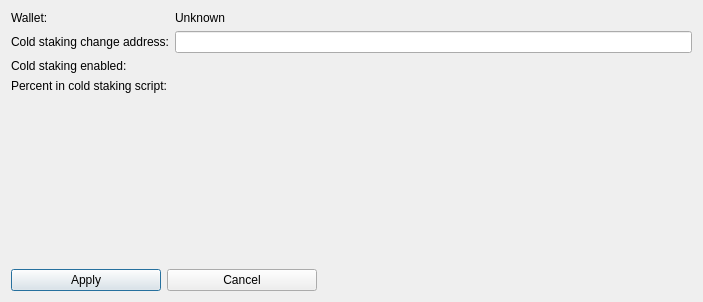
<?xml version="1.0" encoding="UTF-8"?>
<ui version="4.0">
 <class>ColdStakingDialog</class>
 <widget class="QDialog" name="ColdStakingDialog">
  <property name="geometry">
   <rect>
    <x>0</x>
    <y>0</y>
    <width>703</width>
    <height>302</height>
   </rect>
  </property>
  <property name="windowTitle">
   <string>Cold Staking</string>
  </property>
  <layout class="QGridLayout" name="gridLayout">
   <item row="0" column="0">
    <layout class="QFormLayout" name="formLayout">
     <item row="0" column="0">
      <widget class="QLabel" name="lbl1">
       <property name="text">
        <string>Wallet:</string>
       </property>
      </widget>
     </item>
     <item row="0" column="1">
      <widget class="QLabel" name="lblWallet">
       <property name="text">
        <string>Unknown</string>
       </property>
      </widget>
     </item>
     <item row="1" column="0">
      <widget class="QLabel" name="label">
       <property name="text">
        <string>Cold staking change address:</string>
       </property>
      </widget>
     </item>
     <item row="1" column="1">
      <widget class="QValidatedLineEdit" name="coldStakeChangeAddr">
       <property name="toolTip">
        <string>Set the cold staking address for change outputs.</string>
       </property>
      </widget>
     </item>
     <item row="2" column="0">
      <widget class="QLabel" name="label_2">
       <property name="text">
        <string>Cold staking enabled:</string>
       </property>
      </widget>
     </item>
     <item row="2" column="1">
      <widget class="QLabel" name="lblEnabled">
       <property name="text">
        <string/>
       </property>
      </widget>
     </item>
     <item row="3" column="0">
      <widget class="QLabel" name="label_3">
       <property name="text">
        <string>Percent in cold staking script:</string>
       </property>
      </widget>
     </item>
     <item row="3" column="1">
      <widget class="QLabel" name="lblPercent">
       <property name="text">
        <string/>
       </property>
      </widget>
     </item>
    </layout>
   </item>
   <item row="2" column="0">
    <layout class="QHBoxLayout" name="horizontalLayout">
     <item>
      <widget class="QPushButton" name="btnApply">
       <property name="minimumSize">
        <size>
         <width>150</width>
         <height>0</height>
        </size>
       </property>
       <property name="text">
        <string>Apply</string>
       </property>
      </widget>
     </item>
     <item>
      <widget class="QPushButton" name="btnCancel">
       <property name="minimumSize">
        <size>
         <width>150</width>
         <height>0</height>
        </size>
       </property>
       <property name="text">
        <string>Cancel</string>
       </property>
      </widget>
     </item>
     <item>
      <spacer name="horizontalSpacer">
       <property name="orientation">
        <enum>Qt::Horizontal</enum>
       </property>
       <property name="sizeType">
        <enum>QSizePolicy::Expanding</enum>
       </property>
       <property name="sizeHint" stdset="0">
        <size>
         <width>40</width>
         <height>20</height>
        </size>
       </property>
      </spacer>
     </item>
    </layout>
   </item>
   <item row="1" column="0">
    <spacer name="verticalSpacer">
     <property name="orientation">
      <enum>Qt::Vertical</enum>
     </property>
     <property name="sizeHint" stdset="0">
      <size>
       <width>20</width>
       <height>40</height>
      </size>
     </property>
    </spacer>
   </item>
  </layout>
 </widget>
 <customwidgets>
  <customwidget>
   <class>QValidatedLineEdit</class>
   <extends>QLineEdit</extends>
   <header>qt/qvalidatedlineedit.h</header>
  </customwidget>
 </customwidgets>
 <resources>
  <include location="../bitcoin.qrc"/>
 </resources>
 <connections/>
</ui>
